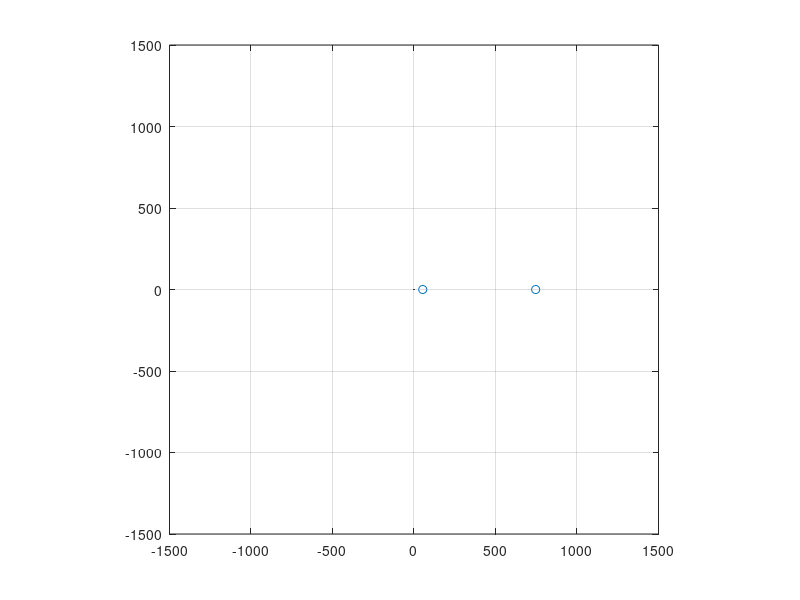

Reproduce this figure in MATLAB.
%% Control system: 1st order system ANALYSIS
% Name: Rajendra Hanagodi
% Ps no: 99003740
% Date :07/04/2021
% version:1.0
%% plant description
%This plant has a model for RL circuit.the 3 different values of R and L are analyzed 
% Equation

%% Math analysis
% I/D/C
%roots 


R = [100 200 300 400 500];
L = [10e-3 20e-3 30e-3 40e-3 50e-3];
C = [100e-6 200e-6 300e-6 400e-6 500e-6];
zeta = [1 0.5 1.5 -0.5 -2];

for i = 1:5
 
    w_n  = (1/(sqrt(L(i)*C(i))))
    root1 = (((zeta(i)*w_n)* -1) + (w_n*(sqrt((zeta(i)*zeta(i))-1))))
    root2 = (((zeta(i)*w_n)* -1) - (w_n*(sqrt((zeta(i)*zeta(i))-1))))
    zplane(root1);
    xlim([-1500 1500]);
    ylim([-1500 1500]);
    hold on
    zplane(root2);
    xlim([-1500 1500]);
    ylim([-1500 1500]);
end
